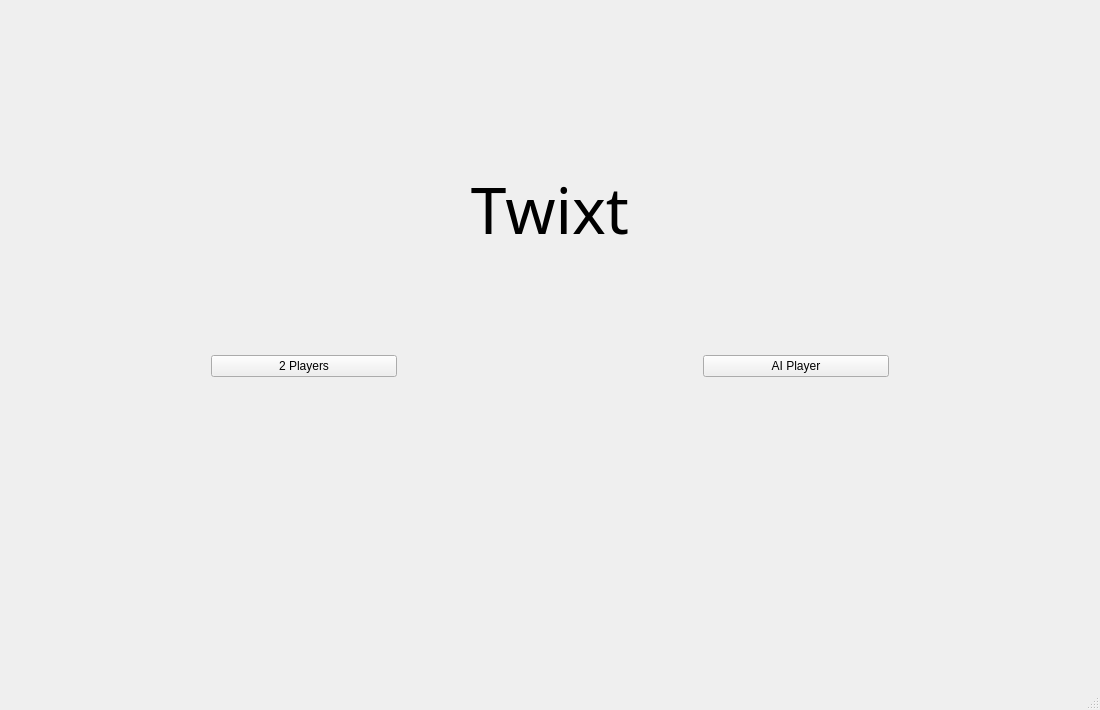
<?xml version="1.0" encoding="UTF-8"?>
<ui version="4.0">
 <class>MainWindowClass</class>
 <widget class="QMainWindow" name="MainWindowClass">
  <property name="geometry">
   <rect>
    <x>0</x>
    <y>0</y>
    <width>1100</width>
    <height>710</height>
   </rect>
  </property>
  <property name="windowTitle">
   <string>MainWindow</string>
  </property>
  <widget class="QWidget" name="centralWidget">
   <layout class="QVBoxLayout" name="verticalLayout">
    <item>
     <layout class="QGridLayout" name="gridLayout">
      <item row="0" column="0">
       <spacer name="verticalSpacer">
        <property name="orientation">
         <enum>Qt::Vertical</enum>
        </property>
        <property name="sizeType">
         <enum>QSizePolicy::Fixed</enum>
        </property>
        <property name="sizeHint" stdset="0">
         <size>
          <width>20</width>
          <height>150</height>
         </size>
        </property>
       </spacer>
      </item>
      <item row="1" column="0">
       <widget class="QLabel" name="titleLabel">
        <property name="font">
         <font>
          <family>Tw Cen MT</family>
          <pointsize>48</pointsize>
         </font>
        </property>
        <property name="text">
         <string>Twixt</string>
        </property>
        <property name="alignment">
         <set>Qt::AlignCenter</set>
        </property>
       </widget>
      </item>
      <item row="4" column="0">
       <spacer name="verticalSpacer_3">
        <property name="orientation">
         <enum>Qt::Vertical</enum>
        </property>
        <property name="sizeType">
         <enum>QSizePolicy::Fixed</enum>
        </property>
        <property name="sizeHint" stdset="0">
         <size>
          <width>20</width>
          <height>300</height>
         </size>
        </property>
       </spacer>
      </item>
      <item row="3" column="0">
       <layout class="QGridLayout" name="gridLayout_2">
        <item row="0" column="3">
         <widget class="QPushButton" name="aiPlayerButton">
          <property name="text">
           <string>AI Player</string>
          </property>
         </widget>
        </item>
        <item row="0" column="0">
         <spacer name="horizontalSpacer_2">
          <property name="orientation">
           <enum>Qt::Horizontal</enum>
          </property>
          <property name="sizeType">
           <enum>QSizePolicy::Fixed</enum>
          </property>
          <property name="sizeHint" stdset="0">
           <size>
            <width>200</width>
            <height>20</height>
           </size>
          </property>
         </spacer>
        </item>
        <item row="0" column="1">
         <widget class="QPushButton" name="twoPlayersButton">
          <property name="text">
           <string>2 Players</string>
          </property>
         </widget>
        </item>
        <item row="0" column="2">
         <spacer name="horizontalSpacer">
          <property name="orientation">
           <enum>Qt::Horizontal</enum>
          </property>
          <property name="sizeType">
           <enum>QSizePolicy::Fixed</enum>
          </property>
          <property name="sizeHint" stdset="0">
           <size>
            <width>300</width>
            <height>20</height>
           </size>
          </property>
         </spacer>
        </item>
        <item row="0" column="4">
         <spacer name="horizontalSpacer_3">
          <property name="orientation">
           <enum>Qt::Horizontal</enum>
          </property>
          <property name="sizeType">
           <enum>QSizePolicy::Fixed</enum>
          </property>
          <property name="sizeHint" stdset="0">
           <size>
            <width>200</width>
            <height>20</height>
           </size>
          </property>
         </spacer>
        </item>
       </layout>
      </item>
      <item row="2" column="0">
       <spacer name="verticalSpacer_2">
        <property name="orientation">
         <enum>Qt::Vertical</enum>
        </property>
        <property name="sizeType">
         <enum>QSizePolicy::Fixed</enum>
        </property>
        <property name="sizeHint" stdset="0">
         <size>
          <width>20</width>
          <height>92</height>
         </size>
        </property>
       </spacer>
      </item>
     </layout>
    </item>
   </layout>
  </widget>
  <widget class="QStatusBar" name="statusBar"/>
 </widget>
 <layoutdefault spacing="6" margin="11"/>
 <resources>
  <include location="MainWindow.qrc"/>
 </resources>
 <connections/>
</ui>
